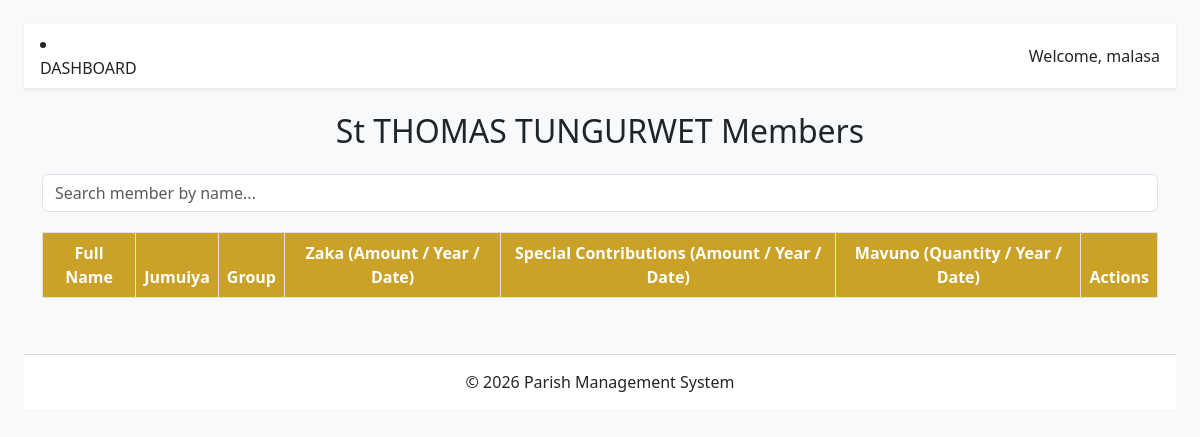
Page /outstation/4/ (signed in) on the earlier database version.
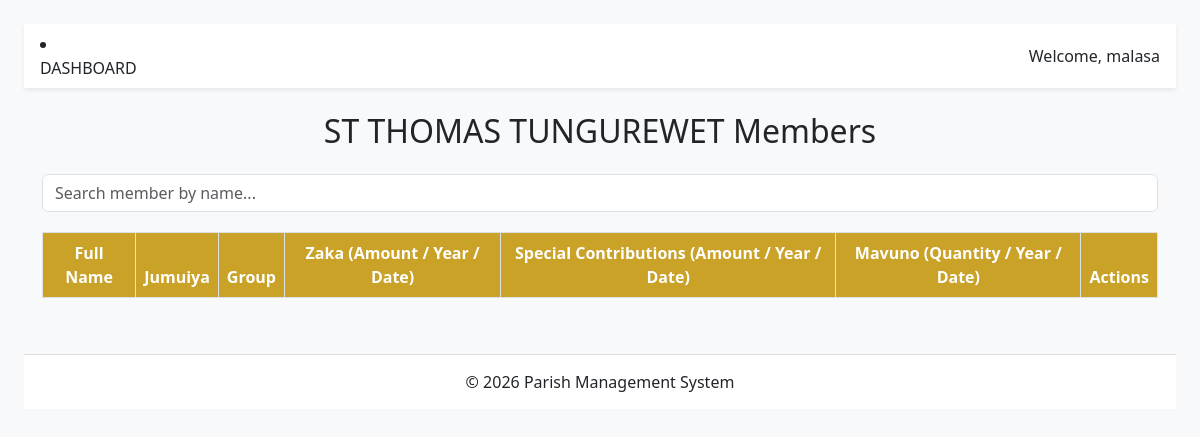
Same page on the later database version.
### Ngoiso/models.py (models this page shows, shortened)
class Outstation(models.Model):
    name = models.CharField(max_length=100)
    parish = models.CharField(max_length=50, choices=[('NGOISA', 'NGOISA PARISH')])

### Ngoiso/views.py (the view, shortened to what this page needs)
# urls.py: path('outstation/<int:pk>/', views.outstation, name='outstation'),
@login_required(login_url='Login')
def outstation(request, pk):
    outstation = get_object_or_404(Outstation, id=pk)
    members = Member.objects.filter(outstation=outstation)
    member_data = []
    context = {
        'outstation': outstation,
        'outstation_name': outstation.name,
        'member_data': member_data,
    }
    return render(request, 'detail.html', context)

### Ngoiso/templates/detail.html (shortened to what this page needs)
<!DOCTYPE html>
<html>
<head>
    <link href="https://cdn.jsdelivr.net/npm/bootstrap@5.3.2/dist/css/bootstrap.min.css" rel="stylesheet">
</head>
<body class="p-4">
<nav class="navbar navbar-light bg-white shadow-sm px-3 mb-4">
    <li class="nav-item">
        <a class="nav-link" href="{% url 'Dashbd' %}">DASHBOARD</a>
    </li>
    <span>Welcome, {{ request.user.username }}</span>
</nav>
<div class="container">
    <h2 class="mb-4 text-center">{{ outstation_name }} Members</h2>
    <input type="text" id="memberSearch" class="form-control search-box"
           placeholder="Search member by name..."
           onkeyup="searchMember()">
    <div class="table-responsive">
        <table class="table table-bordered table-striped" id="membersTable">
            <thead>
                <tr>
                    <th>Full Name</th>
                    <th>Jumuiya</th>
                    <th>Group</th>
                    <th>Zaka (Amount / Year / Date)</th>
                    <th>Special Contributions (Amount / Year / Date)</th>
                    <th>Mavuno (Quantity / Year / Date)</th>
                    <th>Actions</th>
                </tr>
            </thead>
        </table>
    </div>
</div>
<footer>
    &copy; {{ now.year|default:2026 }} Parish Management System
</footer>
</body>
</html>

Differences in the rows shown:
changed Outstation: name "St THOMAS TUNGURWET" → "ST THOMAS TUNGUREWET"
